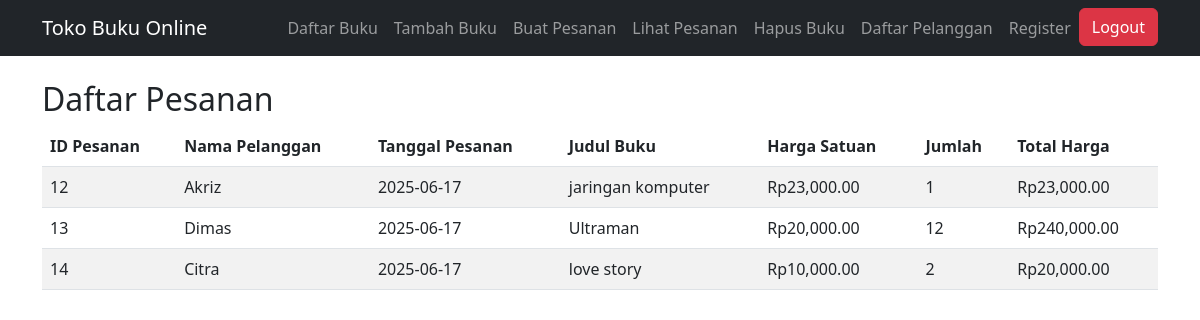
The app's page /pages/transaksi/lihat_transaksi.php with its own data.
### tables this page shows
CREATE TABLE `pesanan` (
  `ID` int NOT NULL,
  `Tanggal_Pesanan` date DEFAULT NULL,
  `Pelanggan_ID` int DEFAULT NULL,
  `Total_Harga` decimal(10,2) DEFAULT NULL
);

CREATE TABLE `pelanggan` (
  `ID` int NOT NULL,
  `Nama` varchar(255) DEFAULT NULL,
  `Alamat` varchar(255) DEFAULT NULL,
  `Email` varchar(255) DEFAULT NULL,
  `Telepon` varchar(20) DEFAULT NULL
);

CREATE TABLE `buku` (
  `ID` int NOT NULL,
  `Judul` varchar(255) DEFAULT NULL,
  `Penulis` varchar(255) DEFAULT NULL,
  `Tahun_Terbit` int DEFAULT NULL,
  `Harga` decimal(10,2) DEFAULT NULL,
  `stok` int DEFAULT NULL
);

CREATE TABLE `detail_pesanan` (
  `Pesanan_ID` int NOT NULL,
  `Buku_ID` int NOT NULL,
  `Kuantitas` int DEFAULT NULL,
  `Harga_Per_Satuan` decimal(10,2) DEFAULT NULL
);

### pages/transaksi/lihat_transaksi.php (the view, shortened to what this page needs)
<?php
include '../../includes/koneksi_db.php';
$query = "
SELECT
    Pesanan.ID AS Pesanan_ID,
    Pelanggan.Nama AS Nama_Pelanggan,
    Pesanan.Tanggal_Pesanan,
    Buku.Judul AS Judul_Buku,
    detail_pesanan.Harga_Per_Satuan,
    detail_pesanan.Kuantitas,
    Pesanan.Total_Harga
FROM
    Pesanan
JOIN
    Pelanggan ON Pesanan.Pelanggan_ID = Pelanggan.ID
JOIN
    detail_pesanan ON detail_pesanan.Pesanan_ID = Pesanan.ID
JOIN
    Buku ON detail_pesanan.Buku_ID = Buku.ID;
";
$result = $conn->query($query);
?>
<!DOCTYPE html>
<html lang="en">
<head>
   <link href="https://cdn.jsdelivr.net/npm/bootstrap@5.3.0/dist/css/bootstrap.min.css" rel="stylesheet">
</head>
<body>
    <?php include '../../nav.php' ?>
    <div class="container mt-4">
        <h2>Daftar Pesanan</h2>
        <table class="table table-striped">
            <thead>
                <tr>
                    <th>ID Pesanan</th>
                    <th>Nama Pelanggan</th>
                    <th>Tanggal Pesanan</th>
                    <th>Judul Buku</th>
                    <th>Harga Satuan</th>
                    <th>Jumlah</th>
                    <th>Total Harga</th>
                </tr>
            </thead>
            <tbody>
                <?php while ($row = $result->fetch_assoc()): ?>
                <tr>
                    <td><?= $row['Pesanan_ID'] ?></td>
                    <td><?= htmlspecialchars($row['Nama_Pelanggan']) ?></td>
                    <td><?= $row['Tanggal_Pesanan'] ?></td>
                    <td><?= htmlspecialchars($row['Judul_Buku']) ?></td>
                    <td>Rp<?= number_format($row['Harga_Per_Satuan'], 2) ?></td>
                    <td><?= $row['Kuantitas'] ?></td>
                    <td>Rp<?= number_format($row['Total_Harga'], 2) ?></td>
                </tr>
                <?php endwhile; ?>
            </tbody>
        </table>
    </div>
</body>
</html>

### records on screen
pesanan: ID "12", Pelanggan_ID.Nama "Akriz", Tanggal_Pesanan "2025-06-17", buku.Judul "jaringan komputer", detail_pesanan.Harga_Per_Satuan "23,000.00", detail_pesanan.Kuantitas "1", Total_Harga "23,000.00"
pesanan: ID "13", Pelanggan_ID.Nama "Dimas", Tanggal_Pesanan "2025-06-17", buku.Judul "Ultraman", detail_pesanan.Harga_Per_Satuan "20,000.00", detail_pesanan.Kuantitas "12", Total_Harga "240,000.00"
pesanan: ID "14", Pelanggan_ID.Nama "Citra", Tanggal_Pesanan "2025-06-17", buku.Judul "love story", detail_pesanan.Harga_Per_Satuan "10,000.00", detail_pesanan.Kuantitas "2", Total_Harga "20,000.00"
